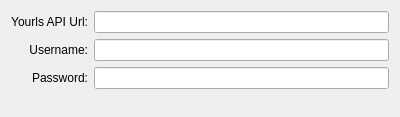
<?xml version="1.0" encoding="UTF-8"?>
<ui version="4.0">
 <class>YourlsPrefsBase</class>
 <widget class="QWidget" name="YourlsPrefsBase">
  <property name="geometry">
   <rect>
    <x>0</x>
    <y>0</y>
    <width>400</width>
    <height>117</height>
   </rect>
  </property>
  <layout class="QGridLayout" name="gridLayout">
   <item row="0" column="1">
    <widget class="QLabel" name="label_3">
     <property name="text">
      <string>Yourls API Url:</string>
     </property>
     <property name="alignment">
      <set>Qt::AlignRight|Qt::AlignTrailing|Qt::AlignVCenter</set>
     </property>
    </widget>
   </item>
   <item row="0" column="2">
    <widget class="KLineEdit" name="kcfg_yourlsHost">
     <property name="clickMessage">
      <string>http://SomeDomain.com/yourls/yourls-api.php</string>
     </property>
    </widget>
   </item>
   <item row="1" column="1">
    <widget class="QLabel" name="label_2">
     <property name="text">
      <string>Username:</string>
     </property>
     <property name="alignment">
      <set>Qt::AlignRight|Qt::AlignTrailing|Qt::AlignVCenter</set>
     </property>
    </widget>
   </item>
   <item row="1" column="2">
    <widget class="KLineEdit" name="kcfg_username"/>
   </item>
   <item row="2" column="1">
    <widget class="QLabel" name="label_8">
     <property name="text">
      <string>Password:</string>
     </property>
     <property name="alignment">
      <set>Qt::AlignRight|Qt::AlignTrailing|Qt::AlignVCenter</set>
     </property>
    </widget>
   </item>
   <item row="2" column="2">
    <widget class="KLineEdit" name="cfg_password">
     <property name="passwordMode">
      <bool>true</bool>
     </property>
    </widget>
   </item>
   <item row="3" column="1" colspan="2">
    <spacer name="verticalSpacer">
     <property name="orientation">
      <enum>Qt::Vertical</enum>
     </property>
     <property name="sizeHint" stdset="0">
      <size>
       <width>20</width>
       <height>40</height>
      </size>
     </property>
    </spacer>
   </item>
  </layout>
 </widget>
 <customwidgets>
  <customwidget>
   <class>KLineEdit</class>
   <extends>QLineEdit</extends>
   <header>klineedit.h</header>
  </customwidget>
 </customwidgets>
 <resources/>
 <connections/>
</ui>
